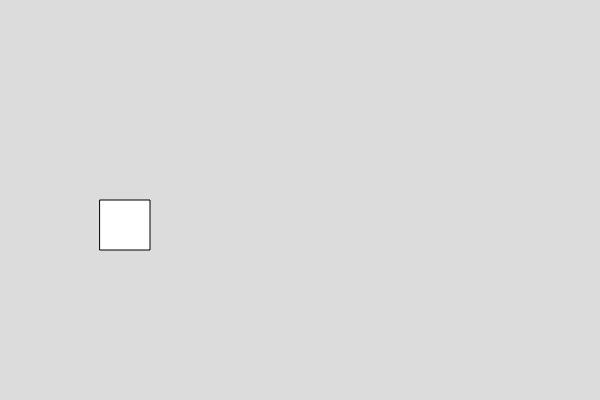
Frame 1 (no input)
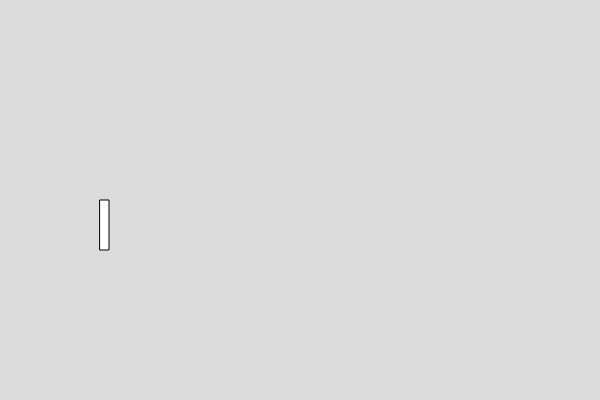
Frame 60 (no input)
Frame 120 (the mouse pressed at the canvas centre since frame 60): identical to frame 60, image omitted

The p5.js sketch that drew these frames (run headless with seeded random() and noise() and a simulated clock; from frame 60 on, the mouse is pressed at the canvas centre):

// p5.js sketch
// ── sketch.js

var box1;

function setup() {
  createCanvas(600, 400);
  box1=new Box()
}

function draw() {
  background(220);
box1.show()
box1.setwidth(9)
}


// ── box.js
class Box {
  constructor() {
    this.x = 100;
    this.y = 200
    this.w = 50;
    this.h = 50;
  }

  show() {
    rect(this.x, this.y, this.w, this.h)
  }

  //write function to set the width of the box
  setwidth(w1) {
this.w=w1
  }
}
